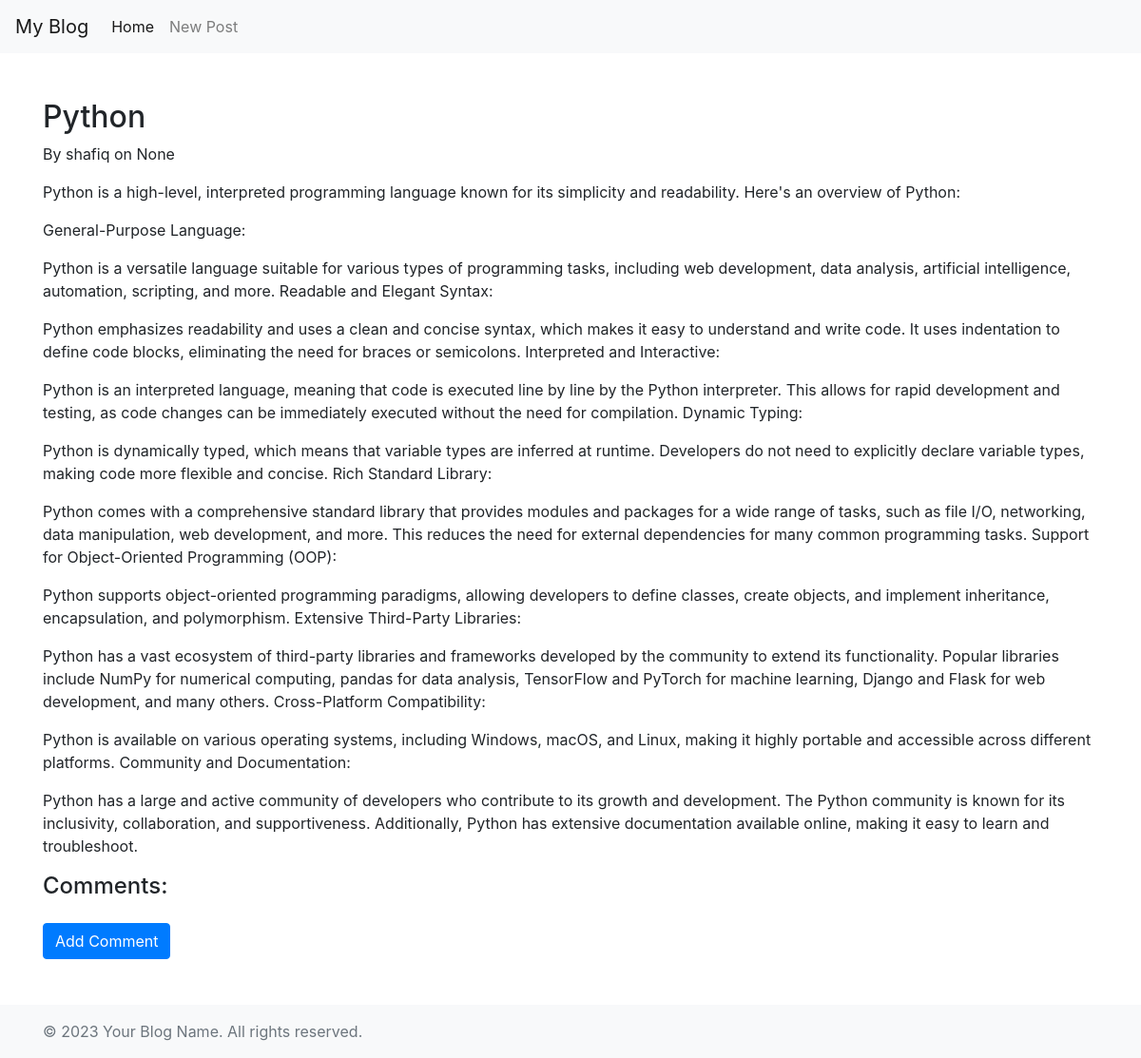
/post/5/, run on the app's committed database.
### blog/models.py (models this page shows, shortened)
class Post(models.Model):
    author = models.ForeignKey(settings.AUTH_USER_MODEL , on_delete = models.CASCADE)
    title = models.CharField(max_length = 200)
    text = models.TextField()
    created_date = models.DateTimeField(default = timezone.now)
    published_date = models.DateTimeField(blank = True , null = True)

### blog/views.py (the view)
# urls.py: path('post/<int:pk>/', views.post_detail , name = 'post_detail'),
def post_detail(request,pk):
    post = get_object_or_404(Post , pk = pk)
    post.text = md.markdown(post.text)
    comments = post.comments.all()
    return render(request , 'blog/post_detail.html', {'post' : post , 'comments':comments})

### blog/templates/blog/post_detail.html (shortened to what this page needs)
{% extends "blog/base.html" %}
{% block content %}
<h2>{{ post.title }}</h2>
<p>By {{ post.author.username }} on {{ post.published_date }}</p>
<p>{{ post.text|safe }}</p>
<h4>Comments:</h4>
<a href="{% url 'add_comment' post.pk %}" class="btn btn-primary mt-3">Add Comment</a>
{% endblock %}

### data on the page
Post: title "Python", author.username "shafiq", published_date "None", text "Python is a high-level, interpreted programming language known for its simplicity and readability. Here's an overview of Python: General-Purpose Language: Python is a versatile language suitable for various types of programming tasks, including web development, data analysis, artificial intelligence, automation, scripting, and more. Readable and Elegant Syntax: Python emphasizes readability and uses a clean and concise syntax, which makes it easy to understand and write code. It uses indentation to define code blocks, eliminating the need for braces or semicolons. Interpreted and Interactive: Python is an interpreted language, meaning that code is executed line by line by the Python…"
